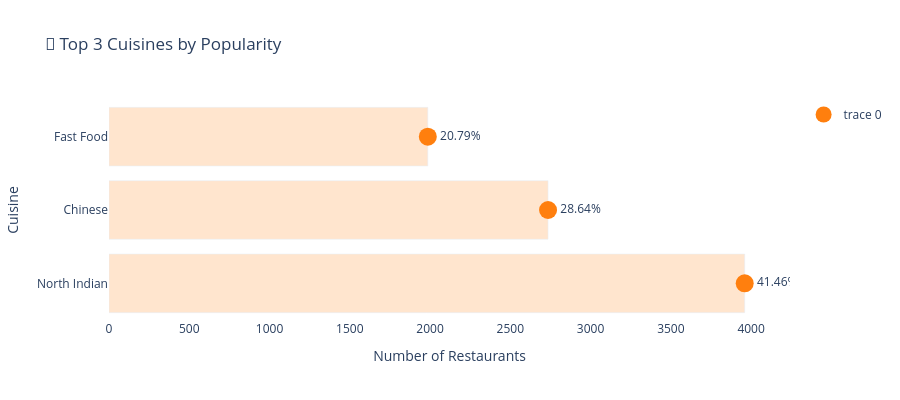
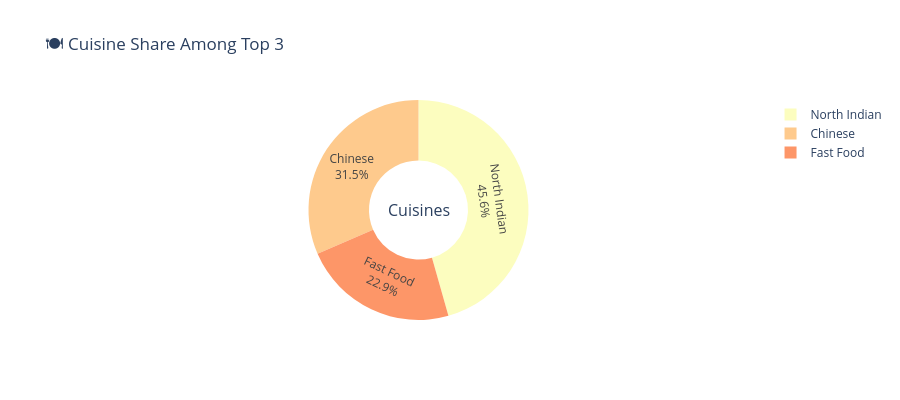

Notebook code for these charts, in order:
### Code cell
#Task 1
#1. Determine the top three most common cuisines in the dataset.
#2. Calculate the percentage of restaurants that serve each of the top cuisines.

#---

# Import libraries
import pandas as pd
import plotly.express as px
import plotly.graph_objects as go

# Load dataset
df = pd.read_csv(r"C:\Users\acer\Downloads\Data Analysis Internship__Dataset__Cognifyz Technologies.csv")

# Clean and process 'Cuisines' column
cuisine_series = df['Cuisines'].dropna().str.split(', ')
all_cuisines = cuisine_series.explode()

# Get top 3 cuisines and their percentages
top_cuisines = all_cuisines.value_counts().head(3)
total_restaurants = df.shape[0]
cuisine_percentages = (top_cuisines / total_restaurants * 100).round(2)

# DataFrame for visualization
top_df = pd.DataFrame({
    'Cuisine': top_cuisines.index,
    'Count': top_cuisines.values,
    'Percentage': cuisine_percentages.values
})

# -----------------------------------------
# 🔹 Chart 1: Enhanced Horizontal Lollipop Chart
# -----------------------------------------
fig1 = go.Figure()

fig1.add_trace(go.Scatter(
    x=top_df['Count'],
    y=top_df['Cuisine'],
    mode='markers+text',
    marker=dict(size=18, color='#FF7F0E'),
    text=top_df['Percentage'].astype(str) + '%',
    textposition='middle right'
))

fig1.add_trace(go.Bar(
    x=top_df['Count'],
    y=top_df['Cuisine'],
    orientation='h',
    marker=dict(color='rgba(255,127,14,0.2)'),
    showlegend=False
))

fig1.update_layout(
    title='🎯 Top 3 Cuisines by Popularity',
    xaxis_title='Number of Restaurants',
    yaxis_title='Cuisine',
    plot_bgcolor='white',
    height=400
)
fig1.show()
fig1.write_html("top_cuisines_lollipop.html")

# -----------------------------------------
# 🔹 Chart 2: Donut Chart for % Share
# -----------------------------------------
fig2 = go.Figure(data=[
    go.Pie(
        labels=top_df['Cuisine'],
        values=top_df['Count'],
        hole=0.45,
        textinfo='percent+label',
        hoverinfo='label+value+percent',
        marker=dict(colors=px.colors.sequential.Magma_r)
    )
])

fig2.update_layout(
    title="🍽️ Cuisine Share Among Top 3",
    annotations=[dict(text='Cuisines', x=0.5, y=0.5, font_size=16, showarrow=False)],
    height=400
)

fig2.show()
fig2.write_html("top_cuisines_donut.html")

### Figure 1 — Plotly figure (JSON) as saved in the notebook; plotly's stock layout.template omitted (floating-point values rounded to 4 significant figures)
{"data": [{"marker": {"color": "#FF7F0E", "size": 18}, "mode": "markers+text", "text": ["41.46%", "28.64%", "20.79%"], "textposition": "middle right", "type": "scatter", "x": [3960, 2735, 1986], "y": ["North Indian", "Chinese", "Fast Food"]}, {"marker": {"color": "rgba(255,127,14,0.2)"}, "orientation": "h", "showlegend": false, "type": "bar", "x": [3960, 2735, 1986], "y": ["North Indian", "Chinese", "Fast Food"]}], "layout": {"height": 400, "plot_bgcolor": "white", "title": {"text": "🎯 Top 3 Cuisines by Popularity"}, "xaxis": {"title": {"text": "Number of Restaurants"}}, "yaxis": {"title": {"text": "Cuisine"}}}}

### Figure 2 — Plotly figure (JSON) as saved in the notebook; plotly's stock layout.template omitted (floating-point values rounded to 4 significant figures)
{"data": [{"hole": 0.45, "hoverinfo": "label+value+percent", "labels": ["North Indian", "Chinese", "Fast Food"], "marker": {"colors": ["#fcfdbf", "#feca8d", "#fd9668", "#f1605d", "#cd4071", "#9e2f7f", "#721f81", "#440f76", "#180f3d", "#000004"]}, "textinfo": "percent+label", "type": "pie", "values": [3960, 2735, 1986]}], "layout": {"annotations": [{"font": {"size": 16}, "showarrow": false, "text": "Cuisines", "x": 0.5, "y": 0.5}], "height": 400, "title": {"text": "🍽️ Cuisine Share Among Top 3"}}}
